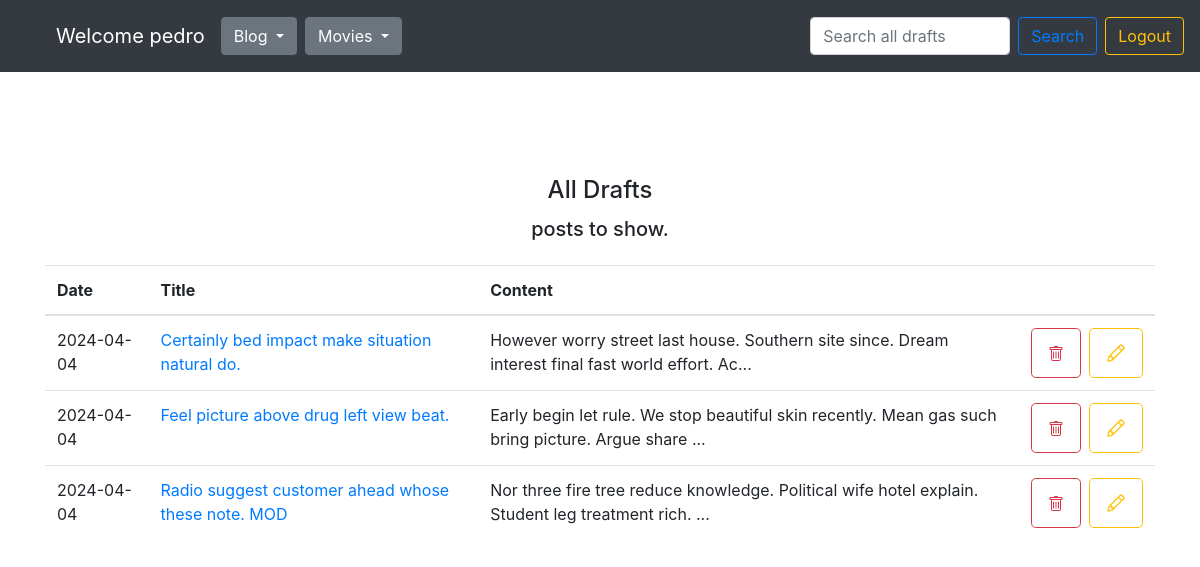
The app's page /drafts/ (signed in) with its own data.
### blog/models.py (models this page shows, shortened)
class User(db.Model):
    id = db.Column(db.Integer, primary_key=True)
    name = db.Column(db.String(80), unique=True, nullable=False)
    password_hash = db.Column(db.String(128), nullable=False)
    entries = db.relationship("Entry", backref="user")
    comments = db.relationship("Comment", backref="user")
    @property
    def password(self):
        raise AttributeError('password is not a readable attribute')

class Entry(db.Model):
    id = db.Column(db.Integer, primary_key=True)
    title = db.Column(db.String(80), nullable=False)
    content = db.Column(db.Text, nullable=False)
    creation_date = db.Column(db.DateTime, nullable=False,
                              default=datetime.utcnow)
    is_published= db.Column(db.Boolean, default=False)
    comments = db.relationship("Comment", backref="entry")
    category_id = db.Column(db.Integer, db.ForeignKey('category.id'))
    user_id = db.Column(db.Integer, db.ForeignKey('user.id'))

### blog/routes.py (the view)
@app.route('/drafts/')
@login_required
def list_drafts():
    clear_caterogies_db()
    user_id = session.get('user_id')
    all_categories = Category.query.all()
    all_posts = Entry.query.filter_by(is_published=True).order_by(Entry.creation_date.desc())
    drafts = Entry.query.filter_by(is_published=False).filter(and_(Entry.user_id == user_id)).order_by(Entry.creation_date.desc())
    return render_template("drafts.html",
                           user = User.query.filter(User.id == user_id).first(),
                           drafts=drafts,
                           all_categories=all_categories,
                           all_posts_counter=all_posts.count(),
                           drafts_counter=drafts.count(),
                           )

### blog/routes.py (called while the page is built)
def login_required(view_func):
    @functools.wraps(view_func)
    def check_permissions(*args, **kwargs):
        if session.get('logged_in'):
            return view_func(*args, **kwargs)
        return redirect(url_for('login', next=request.path))
    return check_permissions

@app.context_processor
def inject_template_name():
    return {'template_name': g.get('template_name', 'unknown')}

@app.context_processor
def utility_processor():
    def tmdb_image_url(path, size):
        return tmdb_client.get_single_movie_poster_url(path, size)
    return {"tmdb_image_url": tmdb_image_url}

@app.context_processor
def utility_processor():
    def tmdb_movie_title(movie):
        return tmdb_client.get_single_movie_title(movie)
    return {"tmdb_movie_title": tmdb_movie_title}

@app.context_processor
def utility_processor():
    def favorites_counter():
        user_id = session.get('user_id')
        favorites = Favorite.query.filter(Favorite.user_id == user_id).all()
        return len(favorites)
    return {"favorites_counter": favorites_counter}

### blog/utils.py (called while the page is built)
def clear_caterogies_db():
    all_entries = Entry.query.all()
    all_categories = Category.query.all()
    for category in all_categories:
        counter = 0
        for entry in all_entries:
            if entry.category_id == category.id:
                counter += 1
        if counter == 0:
            db.session.delete(category)
            db.session.commit()

### blog/templates/drafts.html (shortened to what this page needs)
{% set template_name = 'drafts' %}
{% extends "base.html" %}
{% block content %}
<div class="d-flex flex-column justify-content-center align-items-center">
  {% if search_query %}
    <h4>Search results for: {{ search_query }}</h4>
    <h5 class="mt-1 mb-4">Found {{ counter }} posts.</h5>
  {% else %}
    <h4>All Drafts</h4>
    <h5 class="mt-1 mb-4">{{ counter }} posts to show.</h5>
  {% endif %}
</div>
<table class="table">
  <thead>
    <tr>
      <th scope="col">Date</th>
      <th scope="col">Title</th>
      <th scope="col">Content</th>
      <th scope="col"></th>
    </tr>
  </thead>
  <tbody>
  {% for post in drafts %}
    <tr>
      <td>
        {{ post.creation_date.strftime('%Y-%m-%d') }}
      </td>
      <td>
        <a href="{{ url_for('edit_entry', entry_id=post.id) }}">
          {{ post.title }}
        </a>
        </td>
        <td>{{ post.content|truncate(100, true) }}</td>
        <td>
          <div class="d-flex flex-row justify-content-end align-items-center gap-2">
            <form class="mr-2" action="/delete-post/{{ post.id }}" method="POST">
              <button type="submit" class="btn btn-outline-danger btn-lg">
              </button>
            </form>
            <form action="/edit-post/{{ post.id }}" method="POST">
              <button type="submit" class="btn btn-outline-warning btn-lg">
              </button>
            </form>
          </div>
        </td>
      </tr>
  {% endfor %}
  </tbody>
</table>
{% endblock %}

### blog/templates/base.html (shortened to what this page needs)
<!doctype html>
<html lang="en">
<head>
  <link rel="stylesheet" href="https://stackpath.bootstrapcdn.com/bootstrap/4.5.0/css/bootstrap.min.css"
>
    <link rel="stylesheet" href="{{ url_for('static', filename='css/styles.css') }}">
</head>
<body>
<nav class="navbar navbar-expand-md navbar-dark bg-dark fixed-top py-0 d-flex flex-row justify-content-between align-items-center">
  <div class="collapse navbar-collapse d-flex flex-row align-items-end justify-content-start mt-3" id="navbarsExampleDefault">
    <ul class="d-flex flex-row align-items-center justify-content-center">
      <li><a class="navbar-brand" href="/">Welcome {{ user.name if user and user.name else 'Guest' }}</a></li>
      <li>
      <div class="btn-group mr-2">
        <button type="button" class="btn btn-secondary dropdown-toggle" data-toggle="dropdown" aria-haspopup="true" aria-expanded="false">
          Blog
        </button>
      </div>
      </li>
      <li>
        <div class="btn-group">
          <button type="button" class="btn btn-secondary dropdown-toggle" data-toggle="dropdown" aria-haspopup="true" aria-expanded="false">
            Movies
          </button>
        </div>
        </li>
    </ul>
  </div>
  {% if template_name == 'homepage' %}
  <form class="form-inline my-2 my-lg-0 mr-2" action="{{ url_for('search_posts') }}" method="GET">
    <input class="form-control mr-sm-2 search_input" type="text" value="{% if search_query %}{{ search_query }}{% endif %}" placeholder="Search all posts" aria-label="Search" name="q">
    <button class="btn btn-outline-primary my-2 my-sm-0" type="submit">Search</button>
  </form>
  {% elif template_name == 'drafts' %}
  <form class="form-inline my-2 my-lg-0 mr-2" action="{{ url_for('search_drafts') }}" method="GET">
    <input class="form-control mr-sm-2 search_input" type="text" value="{% if search_query %}{{ search_query }}{% endif %}" placeholder="Search all drafts" aria-label="Search" name="q">
    <button class="btn btn-outline-primary my-2 my-sm-0" type="submit">Search</button>
  </form>
  {% endif %}
  {% if session.logged_in %}
  <form class="form-inline my-2 my-lg-0" action="{{ url_for('logout') }}" method="POST">
    <button class="btn btn-outline-warning my-2 my-sm-0" type="submit">Logout</button>
  </form>
  {% else %}
  <a href="{{ url_for('login') }}" class="btn btn-outline-warning my-2 my-lg-0">Login</a>
  {% endif %}
</nav>
<main role="main" class="container mt-5 pt-5">
  {% block content %}
  {% endblock %}
</main>
</html>

### blog/templates/css/styles.css (style rules this page uses)
body { padding-top: 5rem; }
main { margin-top: 36px; }
ul { list-style-type: none; }
.btn-outline-danger.btn-lg, .btn-outline-warning.btn-lg { min-height: 50px; }
.search_input { max-width: 200px; }
svg { transition: .5s all; }

### records on screen
User: name "pedro"
Entry: creation_date "2024-04-04", title "Certainly bed impact make situation natural do.", content "However worry street last house. Southern site since. Dream interest final fast world effort. Ac..."
Entry: creation_date "2024-04-04", title "Feel picture above drug left view beat.", content "Early begin let rule. We stop beautiful skin recently. Mean gas such bring picture. Argue share ..."
Entry: creation_date "2024-04-04", title "Radio suggest customer ahead whose these note. MOD", content "Nor three fire tree reduce knowledge. Political wife hotel explain. Student leg treatment rich. ..."
